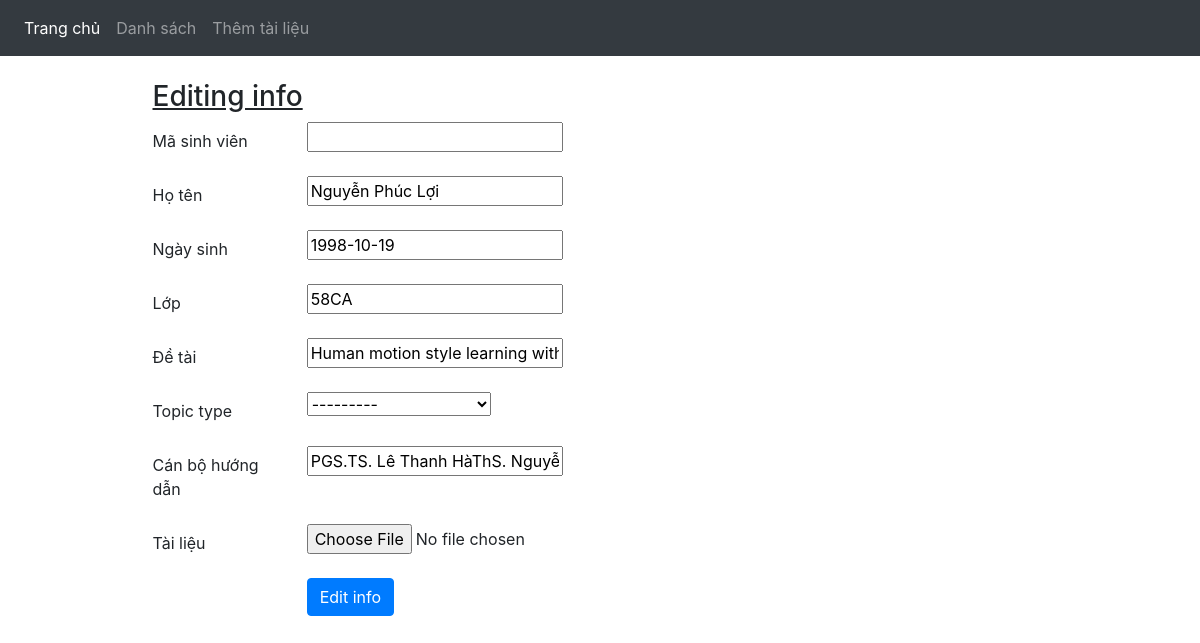
The page /list/edit_info/1 on the database as committed earlier.
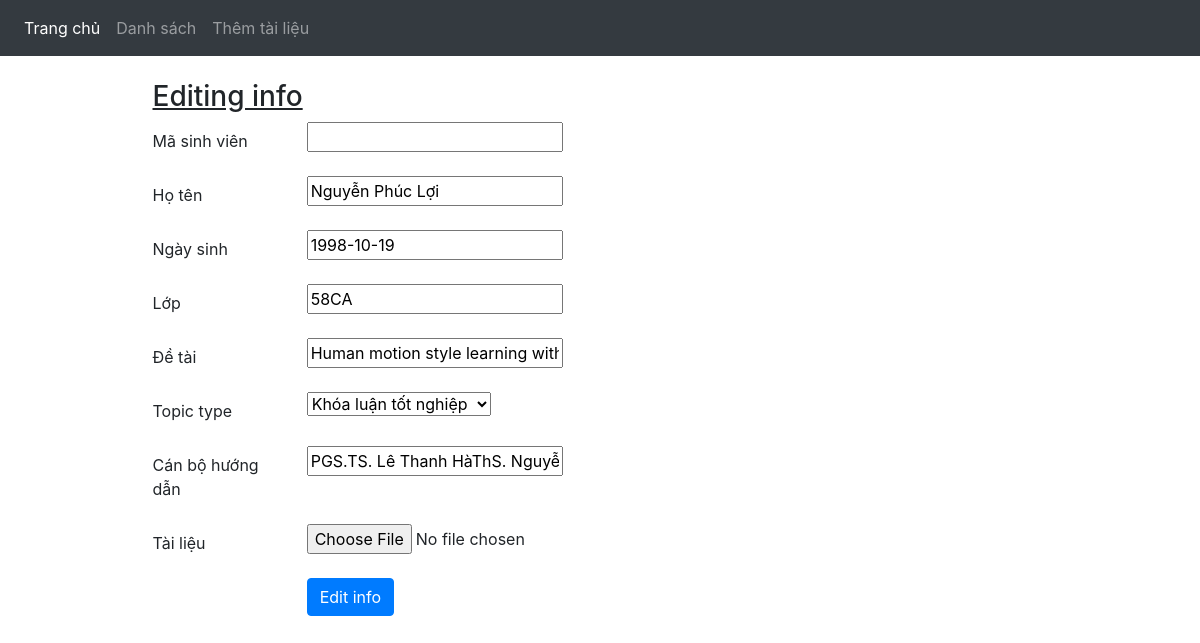
The same page on the database as committed later.
### list/models.py (models this page shows)
class Student(models.Model):
    id = models.AutoField(primary_key=True, null=False)
    id_student= models.IntegerField(null=True)
    name = models.CharField(max_length=30, null=True)
    birth_date = models.DateField(null=True)
    academic_year = models.CharField(max_length=30, null=True)
    topic = models.CharField(max_length=100, null=True)
    TOPIC_TYPE = (
                ('KLTN','Khóa luận tốt nghiệp'),
                ('NCKH','Nghiên cứu khoa học')
    )
    topic_type=models.CharField(max_length=4,null=True,choices=TOPIC_TYPE)
    tutor = models.CharField(max_length=30, null=True)
    reviewer = models.CharField(max_length=30, null=True)
    work_unit = models.CharField(max_length=30, null=True)
    file = models.FileField(upload_to='media')

### list/views.py (the view)
# urls.py: path('list/edit_info/<int:pk>', edit_info, name="edit_info"),
def edit_info(request, pk):
    student = get_object_or_404(Student, pk=pk)
    if request.method == "POST":
        form = StudentForm(request.POST, instance=student)
        if form.is_valid():
            form.save()
            return redirect('display_student')
    else:
        form = StudentForm(instance=student)
        return render(request, 'list/edit_info.html', {'form' : form})

### list/forms.py
class StudentForm(forms.ModelForm):
        class Meta:
            model = Student
            labels = {
                "id":"Stt",
                "id_student":"Mã sinh viên",
                "name":"Họ tên",
                "birth_date":"Ngày sinh",
                "academic_year":"Lớp",
                "topic":"Đề tài",
                "tutor":"Cán bộ hướng dẫn",
                "file":"Tài liệu"
            }
            fields = ('id', 'id_student', 'name', 'birth_date', 'academic_year', 'topic','topic_type', 'tutor','file')

### list/templates/list/edit_info.html (shortened to what this page needs)
{% extends 'list/base.html' %}
{% block body %}
<div class="container col-md-10 edit_box" >
  <form method="POST">
    <h3><u>Editing info</u></h3>
    {% for field in form %}
    <div class="form-group row">
      <label for="id_{{ field.name }}" class="col-2 col-form-label">{{ field.label }}</label>
      <div class="col-10">
        {{ field }}
      </div>
    </div>
    {% endfor %}
    <div class="form-group row">
      <div class="offset-sm-2 col-sm-6">
        <button type="submit" class="btn btn-primary">Edit info</button>
      </div>
    </div>
  </form>
</div>
{% endblock %}

Rows that differ between the two databases and show on the page:
changed Student "Nguyễn Phúc Lợi": topic_type "---------" → "Khóa luận tốt nghiệp"
